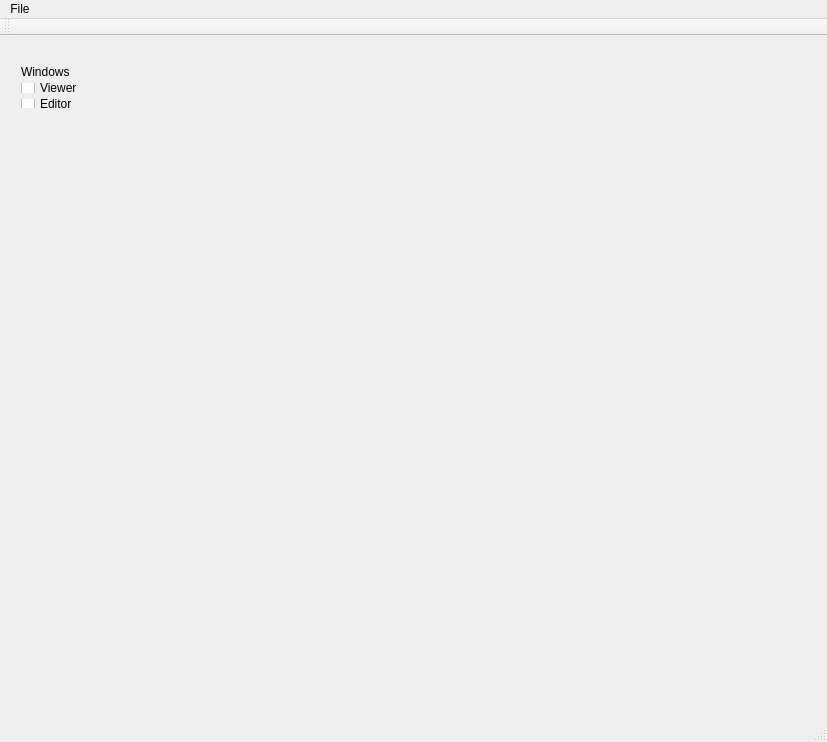
<?xml version="1.0" encoding="UTF-8"?>
<ui version="4.0">
 <class>atow</class>
 <widget class="QMainWindow" name="atow">
  <property name="geometry">
   <rect>
    <x>0</x>
    <y>0</y>
    <width>827</width>
    <height>742</height>
   </rect>
  </property>
  <property name="windowTitle">
   <string>atow</string>
  </property>
  <widget class="QWidget" name="centralWidget">
   <widget class="QWidget" name="verticalLayoutWidget">
    <property name="geometry">
     <rect>
      <x>10</x>
      <y>20</y>
      <width>121</width>
      <height>63</height>
     </rect>
    </property>
    <layout class="QVBoxLayout" name="verticalLayout">
     <item>
      <widget class="QLabel" name="label">
       <property name="text">
        <string>Windows</string>
       </property>
      </widget>
     </item>
     <item>
      <widget class="QCheckBox" name="boxViewer">
       <property name="text">
        <string>Viewer</string>
       </property>
      </widget>
     </item>
     <item>
      <widget class="QCheckBox" name="boxEditor">
       <property name="text">
        <string>Editor</string>
       </property>
      </widget>
     </item>
    </layout>
   </widget>
  </widget>
  <widget class="QMenuBar" name="menuBar">
   <property name="geometry">
    <rect>
     <x>0</x>
     <y>0</y>
     <width>827</width>
     <height>22</height>
    </rect>
   </property>
   <widget class="QMenu" name="menuAtow">
    <property name="title">
     <string>File</string>
    </property>
   </widget>
   <addaction name="menuAtow"/>
  </widget>
  <widget class="QToolBar" name="mainToolBar">
   <attribute name="toolBarArea">
    <enum>TopToolBarArea</enum>
   </attribute>
   <attribute name="toolBarBreak">
    <bool>false</bool>
   </attribute>
  </widget>
  <widget class="QStatusBar" name="statusBar"/>
 </widget>
 <layoutdefault spacing="6" margin="11"/>
 <resources/>
 <connections/>
</ui>
